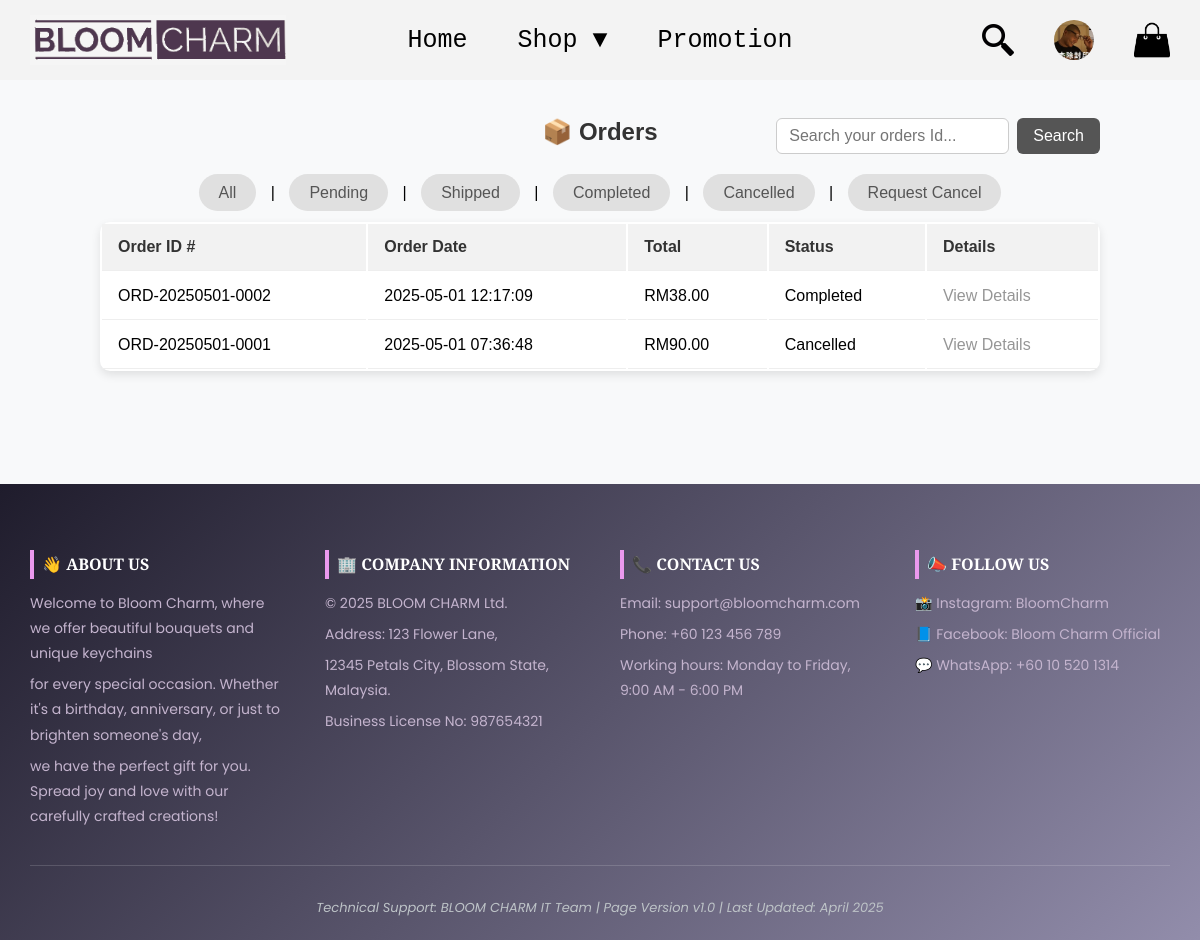
The page /public/orderHistory.php (signed in) on the database its author committed.
### tables this page shows
CREATE TABLE `users` (
  `id` int(11) NOT NULL,
  `username` varchar(40) NOT NULL,
  `email` varchar(50) NOT NULL,
  `phone_num` varchar(12) NOT NULL,
  `password` varchar(255) NOT NULL,
  `role` enum('user','admin','manager') NOT NULL DEFAULT 'user',
  `profile_image` varchar(255) DEFAULT 'uploads/default.jpg',
  `created_at` timestamp NOT NULL DEFAULT current_timestamp()
);

CREATE TABLE `orders` (
  `id` int(11) NOT NULL,
  `user_id` int(11) NOT NULL,
  `total_price` decimal(10,2) NOT NULL,
  `status` enum('Pending','Requested-Cancel','Shipped','Cancelled','Completed') DEFAULT 'Pending',
  `created_at` timestamp NOT NULL DEFAULT current_timestamp(),
  `order_number` varchar(255) NOT NULL,
  `full_name` varchar(100) NOT NULL,
  `address_line` text NOT NULL,
  `city` varchar(100) NOT NULL,
  `postcode` varchar(10) NOT NULL,
  `phone` varchar(20) NOT NULL,
  `is_reviewed` tinyint(1) DEFAULT 0
);

### models/userModels.php (called while the page is built, shortened)
<?php
require "../config/db.php";
function getUserImageById($user_id){
    global $_db;
    $stm=$_db->prepare("SELECT profile_image FROM users WHERE id =?");
    $stm->execute([$user_id]);
    return $stm->fetch(PDO::FETCH_COLUMN);
}
?>

### models/orderModels.php (called while the page is built, shortened)
<?php
function getOrdersByUser($userId, $status = 'all',$search) {
    global $_db;
    if ($status === 'all') {
        if (!empty($search)) {
            $stm = $_db->prepare("SELECT *
            FROM orders
            WHERE user_id = ?
            AND order_number LIKE ?
            ORDER BY created_at DESC");
$stm->execute([$userId, "%$search%"]);
        }else{
        $stm = $_db->prepare("SELECT * FROM orders WHERE user_id = ? ORDER BY created_at DESC");
        $stm->execute([$userId]);
        }
    }
    return $stm->fetchAll(PDO::FETCH_ASSOC);
}
?>

### public/orderHistory.php (the view, shortened to what this page needs)
<?php
require "header.php";
include "../models/orderModels.php";
$searchQuery = $_GET['search'] ?? '';
$userId = $_SESSION['user_id'];
$statusFilter = $_GET['status'] ?? 'all';
if ($role == 'admin' || $role == 'manager' ) {
    $orders = getAllOrders($statusFilter, $searchQuery);
} else {
    $orders = getOrdersByUser($userId, $statusFilter, $searchQuery);
}
?>
<link rel="stylesheet" href="../assets/css/orderHistory.css">
<div class="order-header">
<h2>📦 Orders</h2>
        <form method="GET" class="order-search-form">
        <button type="submit" class="order-search-btn">Search</button>
        </form>
</div>
<div class="status-filter">
    <a href="?status=all">All</a> |
    <a href="?status=Pending">Pending</a> |
    <a href="?status=Shipped">Shipped</a> |
    <a href="?status=Completed">Completed</a> |
    <a href="?status=Cancelled">Cancelled</a> |
    <a href="?status=Requested-Cancel">Request Cancel</a>
</div>
<table class="order-history">
    <thead>
        <tr>
            <th>Order ID #</th>
            <th>Order Date</th>
            <th>Total</th>
            <th>Status</th>
            <th>Details</th>
        </tr>
    </thead>
    <tbody>
        <?php foreach($orders as $order): ?>
        <tr>
            <td><?= htmlspecialchars($order['order_number']) ?></td>
            <td><?= htmlspecialchars($order['created_at']) ?></td>
            <td>RM<?= number_format($order['total_price'], 2) ?></td>
            <td><?= ucfirst($order['status']) ?></td>
            <td><a href="orderDetail.php?order_id=<?= $order['id'] ?>">View Details</a></td>
        </tr>
        <?php endforeach; ?>
    </tbody>
</table>
<?php include "../public/footer.php"; ?>

### public/header.php (shortened to what this page needs)
<?php
require "../helper/html_helper.php";
require "../models/userModels.php";
$role = $_SESSION['role'] ?? null;
if (isset($_SESSION['user_id'])) {
    $profileImage = getUserImageById($_SESSION['user_id']);
}
?>
<link rel="stylesheet" href="../assets/css/header.css">
<?php if ($role == 'admin' || $role == 'manager'): ?>
    <nav class="nav-container">
        <div class="nav-left">
            <a href="/public/home.php">
                <img src="../assets/image/logo/logo3.png" alt="Logo" class="logo">
            </a>
        </div>
        <div class="nav-center">
            <a href="/public/home.php">Dashboard</a>
            <div class="dropdown">
                <a href="#">Manage ▼</a>
                <div class="dropdown-content">
                <a href="/admin/manageProduct.php">Products</a>
                <a href="/admin/manageUser.php">Users</a>
                </div>
            </div>
            <a href="/public/orderHistory.php">Order</a>
            <div class="dropdown">
                <a href="#">Others ▼</a>
                <div class="dropdown-content">
                <a href="/admin/reviews.php">Reviews</a>
                <a href="/admin/homePosterChange.php">Home Poster</a>
                <a href="/admin/adminLogs.php">Logs</a>
                <?php if ($role == 'manager'): ?>
                    <a href="/admin/adminReport.php">Report</a>
                <?php endif; ?>
                </div>
            </div>
        </div>
        <div class="nav-right" id="admin_nav_right">
        <div class="dropdown">
                <a href="#">
                <img src="<?= htmlspecialchars($profileImage) ?>" alt="profile" class="profile-img">
                </a>
                <div class="dropdown-content">
                    <a href="/public/profile.php">Profile</a>
                    <a href="/public/logout.php">Log Out</a>
                </div>
            </div>
        </div>
    </nav>
<?php elseif ($role == 'user'): ?>
    <nav class="nav-container">
        <div class="nav-left">
            <a href="/public/home.php">
                <img src="../assets/image/logo/logo3.png" alt="Logo" class="logo">
            </a>
        </div>
        <div class="nav-center">
            <a href="/public/home.php">Home</a>
            <div class="dropdown">
                <a href="../user/shop.php">Shop ▼</a>
            </div>
            <a href="../user/shop.php?promo=1#">Promotion</a>
        </div>
        <div class="nav-right">
        <a href="#" id="search-trigger">
            <img src="../assets/image/logo/search.png" alt="Search" class="search-icon">
            </a>
            <div class="dropdown">
                <a href="#">
                <img src="<?= htmlspecialchars($profileImage) ?>" alt="profile" class="profile-img">
                </a>
            </div>
            <a href="../user/cart.php">
                <img src="../assets/image/logo/cart.png" alt="cart" class="cart-img">
            </a>
        </div>
    </nav>
<?php endif; ?>

### assets/css/header.css (style rules this page uses)
.nav-container { display: flex; align-items: center; justify-content: space-between; background-color: rgb(243, 243, 243); padding: 15px; position: relative; z-index: 1000; }
.nav-left { flex: 1; display: flex; align-items: center; }
.logo { height: 50px; }
.nav-center { position: absolute; left: 50%; transform: translateX(-50%); display: flex; justify-content: center; gap: 20px; }
.nav-right { display: flex; align-items: center; gap: 10px; }
.nav-container a { color: black; text-decoration: none; margin: 0 15px; padding: 5px 10px auto; transition: 0.5s; font-family: monospace; font-size: 25px; }
.dropdown { position: relative; display: inline-block; z-index: 1000; overflow: visible !important; }
.search-icon { width: 32px; height: 32px; cursor: pointer; }
.profile-img { width: 40px; height: 40px; border-radius: 50%; cursor: pointer; }
.cart-img { width: 36px; height: 36px; cursor: pointer; }

### assets/css/orderHistory.css (style rules this page uses)
h2 { text-align: center; color: #333; margin-bottom: 25px; }
.status-filter { text-align: center; margin-bottom: 20px; }
.status-filter a { text-decoration: none; color: #555; margin: 0 10px; padding: 10px 20px; border-radius: 20px; transition: all 0.3s ease; background-color: #e0e0e0; }
.order-history { width: 90%; max-width: 1000px; margin: 0 auto; background-color: white; box-shadow: 0 4px 10px rgba(0,0,0,0.1); border-radius: 10px; }
.order-history th, .order-history td { padding: 14px 16px; text-align: left; border-bottom: 1px solid #eee; }
.order-history th { background-color: #f2f2f2; font-weight: bold; color: #333; }
.order-history td a { text-decoration: none; color: #969696; font-weight: 500; transition: color 0.3s ease; }
.order-header { max-width: 1000px; width: 90%; margin: 1cm auto 1cm auto; position: relative; }
.order-header h2 { text-align: center; margin: 0; color: #333; position: relative; z-index: 1; }
.order-search-form { position: absolute; top: 0; right: 0; display: flex; gap: 8px; z-index: 2; }
.order-search-btn { padding: 8px 16px; font-size: 16px; background-color: #555; color: white; border: none; border-radius: 6px; cursor: pointer; transition: background-color 0.3s ease; }

### rows shown on the page
users: profile_image (picture)
orders: order_number "ORD-20250501-0002", created_at "2025-05-01 12:17:09", total_price "38.00", status "Completed"
orders: order_number "ORD-20250501-0001", created_at "2025-05-01 07:36:48", total_price "90.00", status "Cancelled"
